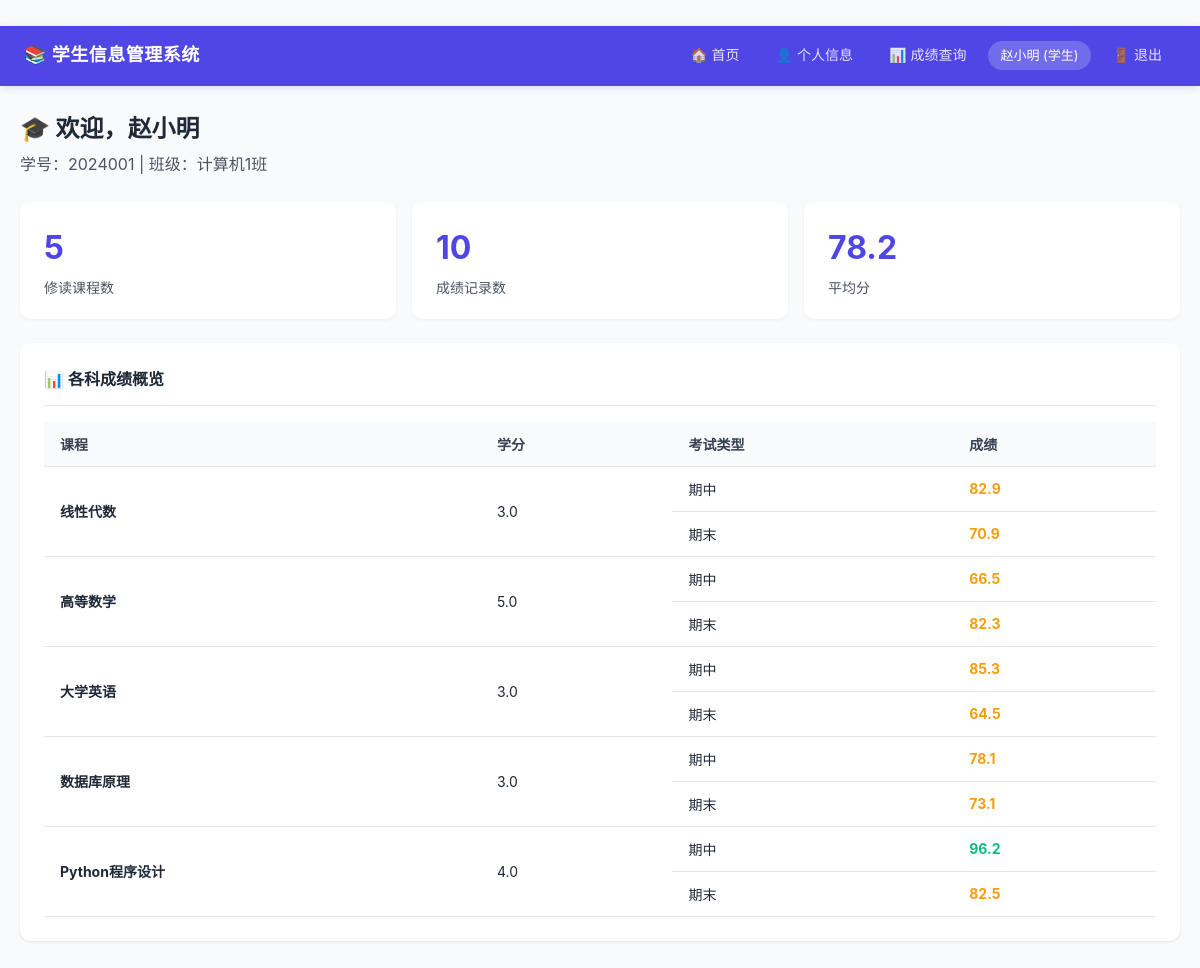
The app's page /student/ (signed in) with its own data.
### core/models.py (models this page shows, shortened)
class User(AbstractUser):
    ROLE_CHOICES = (
        ("student", "学生"),
        ("teacher", "教师"),
    )
    role = models.CharField(max_length=10, choices=ROLE_CHOICES, verbose_name="角色")
    phone = models.CharField(max_length=20, blank=True, verbose_name="手机号")
    class Meta:
        verbose_name = "用户"
        verbose_name_plural = "用户"

class Student(models.Model):
    user = models.OneToOneField(User, on_delete=models.CASCADE, verbose_name="用户")
    student_no = models.CharField(max_length=20, unique=True, verbose_name="学号")
    class_obj = models.ForeignKey(
        Class, on_delete=models.SET_NULL, null=True, blank=True,
        related_name="students", verbose_name="所属班级"
    )
    gender = models.CharField(
        max_length=4,
        choices=(("男", "男"), ("女", "女")),
        default="男",
        verbose_name="性别",
    )
    birth_date = models.DateField(null=True, blank=True, verbose_name="出生日期")
    address = models.CharField(max_length=200, blank=True, verbose_name="家庭住址")
    enrollment_date = models.DateField(null=True, blank=True, verbose_name="入学日期")
    class Meta:
        verbose_name = "学生"
        verbose_name_plural = "学生"
        ordering = ["student_no"]

class Class(models.Model):
    name = models.CharField(max_length=50, unique=True, verbose_name="班级名称")
    grade = models.CharField(max_length=20, verbose_name="年级")
    created_at = models.DateTimeField(auto_now_add=True, verbose_name="创建时间")
    class Meta:
        verbose_name = "班级"
        verbose_name_plural = "班级"
        ordering = ["grade", "name"]

class Course(models.Model):
    name = models.CharField(max_length=100, verbose_name="课程名称")
    code = models.CharField(max_length=20, unique=True, verbose_name="课程编号")
    credit = models.DecimalField(max_digits=3, decimal_places=1, default=2.0, verbose_name="学分")
    teacher = models.ForeignKey(
        Teacher, on_delete=models.SET_NULL, null=True, blank=True,
        related_name="courses", verbose_name="授课教师"
    )
    semester = models.CharField(max_length=20, verbose_name="学期", default="2025-2026-2")
    class Meta:
        verbose_name = "课程"
        verbose_name_plural = "课程"

class Grade(models.Model):
    student = models.ForeignKey(
        Student, on_delete=models.CASCADE, related_name="grades", verbose_name="学生"
    )
    course = models.ForeignKey(
        Course, on_delete=models.CASCADE, related_name="grades", verbose_name="课程"
    )
    score = models.DecimalField(max_digits=5, decimal_places=1, verbose_name="分数")
    exam_type = models.CharField(
        max_length=20,
        choices=(
            ("midterm", "期中"),
            ("final", "期末"),
            ("makeup", "补考"),
            ("daily", "平时"),
        ),
        default="final",
        verbose_name="考试类型",
    )
    created_at = models.DateTimeField(auto_now_add=True, verbose_name="录入时间")
    updated_at = models.DateTimeField(auto_now=True, verbose_name="更新时间")
    class Meta:
        verbose_name = "成绩"
        verbose_name_plural = "成绩"
        unique_together = ["student", "course", "exam_type"]
        ordering = ["-created_at"]

### core/views.py (the view)
# urls.py: path("student/", views.student_dashboard, name="student_dashboard"),
@login_required
@student_required
def student_dashboard(request):
    student = get_object_or_404(Student, user=request.user)
    grades = Grade.objects.filter(student=student).select_related("course")
    course_grades = {}
    for g in grades:
        if g.course not in course_grades:
            course_grades[g.course] = []
        course_grades[g.course].append(g)
    total_courses = len(course_grades)
    total_grades = grades.count()
    avg_score = grades.aggregate(avg=Avg("score"))["avg"]
    context = {
        "student": student,
        "course_grades": course_grades,
        "total_courses": total_courses,
        "total_grades": total_grades,
        "avg_score": avg_score,
    }
    return render(request, "core/student_dashboard.html", context)

### core/templates/core/student_dashboard.html (shortened to what this page needs)
﻿{% extends "core/base.html" %}
{% block content %}
<div class="page-header">
    <h1>🎓 欢迎，{{ student.user.first_name|default:student.user.username }}</h1>
    <p>学号：{{ student.student_no }} | 班级：{{ student.class_obj.name|default:"未分配" }}</p>
</div>
<div class="stats-grid">
    <div class="stat-card">
        <div class="stat-value">{{ total_courses }}</div>
        <div class="stat-label">修读课程数</div>
    </div>
    <div class="stat-card">
        <div class="stat-value">{{ total_grades }}</div>
        <div class="stat-label">成绩记录数</div>
    </div>
    <div class="stat-card">
        <div class="stat-value">{% if avg_score %}{{ avg_score|floatformat:1 }}{% else %}-{% endif %}</div>
        <div class="stat-label">平均分</div>
    </div>
</div>
<div class="card">
    <div class="card-header">📊 各科成绩概览</div>
    {% if course_grades %}
    <div class="table-wrap">
        <table>
            <thead>
                <tr>
                    <th>课程</th>
                    <th>学分</th>
                    <th>考试类型</th>
                    <th>成绩</th>
                </tr>
            </thead>
            <tbody>
                {% for course, grades in course_grades.items %}
                    {% for g in grades %}
                    <tr>
                        {% if forloop.first %}
                        <td rowspan="{{ grades|length }}"><strong>{{ course.name }}</strong></td>
                        <td rowspan="{{ grades|length }}">{{ course.credit }}</td>
                        {% endif %}
                        <td>{{ g.get_exam_type_display }}</td>
                        <td>
                            <span class="{% if g.score >= 90 %}score-high{% elif g.score >= 60 %}score-mid{% else %}score-low{% endif %}">
                                {{ g.score }}
                            </span>
                        </td>
                    </tr>
                    {% endfor %}
                {% endfor %}
            </tbody>
        </table>
    </div>
    {% else %}
    <p style="color: var(--gray-600);">暂无成绩记录</p>
    {% endif %}
</div>
{% endblock %}

### core/templates/core/base.html (shortened to what this page needs)
﻿<!DOCTYPE html>
<html lang="zh-CN">
<head>
    {% load static %}
    <link rel="stylesheet" href="{% static 'css/style.css' %}">
</head>
<body>
    {% if user.is_authenticated %}
    <nav class="navbar">
        <a href="/" class="brand" style="color:#fff;text-decoration:none;">📚 学生信息管理系统</a>
        <div class="nav-links">
            {% if user.role == "student" %}
                <a href="{% url 'student_dashboard' %}">🏠 首页</a>
                <a href="{% url 'student_info' %}">👤 个人信息</a>
                <a href="{% url 'student_grades' %}">📊 成绩查询</a>
            {% elif user.role == "teacher" %}
                <a href="{% url 'teacher_dashboard' %}">🏠 首页</a>
                <a href="{% url 'student_list' %}">👥 学生管理</a>
                <a href="{% url 'grade_list' %}">📝 成绩管理</a>
                <a href="{% url 'statistics' %}">📈 统计分析</a>
            {% endif %}
            <span class="user-badge">{{ user.first_name|default:user.username }} ({{ user.get_role_display }})</span>
            <a href="{% url 'logout' %}">🚪 退出</a>
        </div>
    </nav>
    {% endif %}
    <div class="container">
        {% block content %}{% endblock %}
    </div>
</body>
</html>

### static/css/style.css (style rules this page uses)
* { margin: 0; padding: 0; box-sizing: border-box; }
body { font-family: -apple-system, BlinkMacSystemFont, "Segoe UI", Roboto, "Noto Sans SC", sans-serif; background: var(--gray-50); color: var(--gray-800); line-height: 1.6; min-height: 100vh; }
.navbar { background: var(--primary); color: #fff; padding: 0 24px; height: 60px; display: flex; align-items: center; justify-content: space-between; box-shadow: 0 2px 8px rgba(79,70,229,0.15); }
.navbar .brand { font-size: 18px; font-weight: 700; letter-spacing: 0.5px; }
.navbar .nav-links { display: flex; gap: 8px; align-items: center; }
.navbar .nav-links a { color: rgba(255,255,255,0.85); text-decoration: none; padding: 6px 14px; border-radius: 6px; font-size: 14px; transition: all 0.2s; }
.navbar .nav-links .user-badge { background: rgba(255,255,255,0.2); padding: 4px 12px; border-radius: 20px; font-size: 13px; }
.container { max-width: 1200px; margin: 0 auto; padding: 24px 20px; }
.page-header { margin-bottom: 24px; }
.page-header h1 { font-size: 24px; font-weight: 700; color: var(--gray-800); }
.page-header p { color: var(--gray-600); margin-top: 4px; }
.card { background: #fff; border-radius: var(--radius); box-shadow: 0 1px 3px rgba(0,0,0,0.06), 0 1px 2px rgba(0,0,0,0.04); padding: 24px; margin-bottom: 20px; }
.card-header { font-size: 16px; font-weight: 600; margin-bottom: 16px; padding-bottom: 12px; border-bottom: 1px solid var(--gray-200); }
.stats-grid { display: grid; grid-template-columns: repeat(auto-fit, minmax(220px, 1fr)); gap: 16px; margin-bottom: 24px; }
.stat-card { background: #fff; border-radius: var(--radius); padding: 20px 24px; box-shadow: 0 1px 3px rgba(0,0,0,0.06); }
.stat-card .stat-value { font-size: 32px; font-weight: 700; color: var(--primary); }
.stat-card .stat-label { font-size: 14px; color: var(--gray-600); margin-top: 4px; }
.table-wrap { overflow-x: auto; }
table { width: 100%; border-collapse: collapse; font-size: 14px; }
table th, table td { padding: 12px 16px; text-align: left; border-bottom: 1px solid var(--gray-200); }
table th { background: var(--gray-50); font-weight: 600; color: var(--gray-700); white-space: nowrap; }
.score-high { color: var(--success); font-weight: 700; }
.score-mid { color: var(--warning); font-weight: 700; }

### records on screen
User: first_name "赵小明", role "学生"
Student: user.first_name "赵小明", student_no "2024001", class_obj.name "计算机1班"
Course: name "线性代数", credit "3.0"
Grade: exam_type "期中", score "82.9"
Grade: exam_type "期末", score "70.9"
Course: name "高等数学", credit "5.0"
Grade: exam_type "期中", score "66.5"
Grade: exam_type "期末", score "82.3"
Course: name "大学英语", credit "3.0"
Grade: exam_type "期中", score "85.3"
Grade: exam_type "期末", score "64.5"
Course: name "数据库原理", credit "3.0"
Grade: exam_type "期中", score "78.1"
Grade: exam_type "期末", score "73.1"
Course: name "Python程序设计", credit "4.0"
Grade: exam_type "期中", score "96.2"
Grade: exam_type "期末", score "82.5"

### other values on screen
{{ total_courses }} "5"
{{ total_grades }} "10"
{{ avg_score|floatformat:1 }} "78.2"
